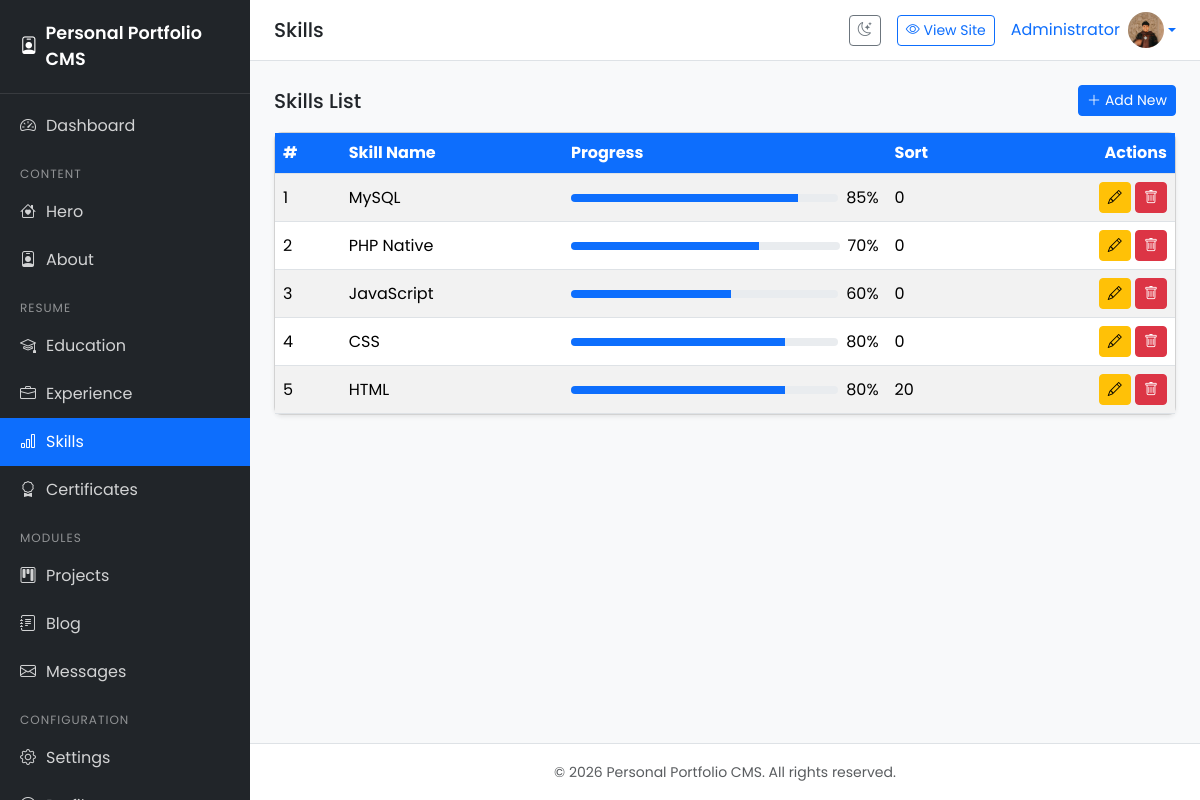
Screenshot of /admin/skills/index.php (signed in) with the database file from the repository.
### tables this page shows
CREATE TABLE `users` (
  `id` bigint(20) UNSIGNED NOT NULL,
  `name` varchar(100) NOT NULL,
  `email` varchar(150) NOT NULL,
  `password` varchar(255) NOT NULL,
  `photo` varchar(255) DEFAULT NULL,
  `created_at` timestamp NOT NULL DEFAULT current_timestamp(),
  `updated_at` timestamp NOT NULL DEFAULT current_timestamp() ON UPDATE current_timestamp()
);

CREATE TABLE `skills` (
  `id` bigint(20) UNSIGNED NOT NULL,
  `name` varchar(150) NOT NULL,
  `percentage` int(11) NOT NULL DEFAULT 0,
  `sort_order` int(11) DEFAULT 0,
  `created_at` timestamp NOT NULL DEFAULT current_timestamp(),
  `updated_at` timestamp NOT NULL DEFAULT current_timestamp() ON UPDATE current_timestamp()
);

### includes/functions.php (called while the page is built, shortened)
<?php
require_once __DIR__ . '/database.php';
function e($value): string
{
    return htmlspecialchars((string) $value, ENT_QUOTES, 'UTF-8');
}
function url(string $path = ''): string
{
    return BASE_URL . '/' . ltrim($path, '/');
}
function currentUser(): ?array
{
    $stmt = db()->prepare('SELECT id, name, email, photo FROM users WHERE id = ? LIMIT 1');
    $stmt->execute([$_SESSION['user_id']]);
    return $stmt->fetch() ?: null;
}

### includes/database.php (called while the page is built, shortened)
<?php
function db(): PDO
{
    static $pdo = null;
    if ($pdo === null) {
        $dsn = 'mysql:host=' . DB_HOST . ';dbname=' . DB_NAME . ';charset=' . DB_CHARSET;
        $options = [
            PDO::ATTR_ERRMODE            => PDO::ERRMODE_EXCEPTION,
            PDO::ATTR_DEFAULT_FETCH_MODE => PDO::FETCH_ASSOC,
            PDO::ATTR_EMULATE_PREPARES   => false,
        ];
        try {
            $pdo = new PDO($dsn, DB_USER, DB_PASS, $options);
        } catch (PDOException $e) {
            error_log('Database connection failed: ' . $e->getMessage());
            http_response_code(500);
            exit('Koneksi database gagal. Silakan periksa konfigurasi.');
        }
    }
    return $pdo;
}

### admin/skills/index.php (the view, shortened to what this page needs)
<?php
$pageTitle = 'Skills';
$activeMenu = 'skills';
$pdo = db();
$items = $pdo->query('SELECT * FROM skills ORDER BY sort_order ASC, id DESC')->fetchAll();
require_once __DIR__ . '/../../includes/header.php';
?>
<div class="d-flex justify-content-between align-items-center mb-3">
    <h5 class="mb-0">Skills List</h5>
    <a href="<?= url('admin/skills/create.php') ?>" class="btn btn-primary btn-sm"><i class="bi bi-plus-lg me-1"></i>Add
        New</a>
</div>
<?php if ($items): ?>
<div class="card">
    <div class="table-responsive">
        <table class="table table-hover table-striped mb-0">
            <thead>
                <tr>
                    <th>#</th>
                    <th>Skill Name</th>
                    <th>Progress</th>
                    <th>Sort</th>
                    <th class="text-end">Actions</th>
                </tr>
            </thead>
            <tbody>
                <?php foreach ($items as $i => $item): ?>
                <tr>
                    <td><?= $i + 1 ?></td>
                    <td><?= e($item['name']) ?></td>
                    <td style="min-width:150px;">
                        <div class="d-flex align-items-center gap-2">
                            <div class="progress flex-grow-1" style="height:8px;">
                                <div class="progress-bar" style="width:<?= (int) $item['percentage'] ?>%"></div>
                            </div>
                            <span><?= (int) $item['percentage'] ?>%</span>
                        </div>
                    </td>
                    <td><?= (int) $item['sort_order'] ?></td>
                    <td class="text-end">
                        <a href="<?= url('admin/skills/edit.php?id=' . $item['id']) ?>" class="btn btn-sm btn-warning"
                            title="Edit"><i class="bi bi-pencil"></i></a>
                        <a href="<?= url('admin/skills/delete.php?id=' . $item['id']) ?>" class="btn btn-sm btn-danger"
                            title="Delete" onclick="return confirm('Apakah Anda yakin ingin menghapus data ini?')"><i
                                class="bi bi-trash"></i></a>
                    </td>
                </tr>
                <?php endforeach; ?>
            </tbody>
        </table>
    </div>
</div>
<?php endif; ?>
<?php require_once __DIR__ . '/../../includes/footer.php'; ?>

### includes/header.php (shortened to what this page needs)
<?php
$pageTitle = $pageTitle ?? 'Dashboard';
$currentUser = currentUser();
?>
<!DOCTYPE html>
<html lang="en" data-bs-theme="light">
<head>
    <link href="https://cdn.jsdelivr.net/npm/bootstrap@5.3.3/dist/css/bootstrap.min.css" rel="stylesheet">
    <link href="https://cdn.jsdelivr.net/npm/bootstrap-icons@1.11.3/font/bootstrap-icons.min.css" rel="stylesheet">
</head>
<body>
    <aside class="sidebar" id="sidebar">
        <div class="brand d-flex align-items-center gap-2">
            <i class="bi bi-person-badge"></i>
            <span><?= e(APP_NAME) ?></span>
        </div>
        <nav class="nav flex-column mt-2">
            <a class="nav-link <?= ($activeMenu ?? '') === 'dashboard' ? 'active' : '' ?>"
                href="<?= url('admin/dashboard.php') ?>">
                <i class="bi bi-speedometer2"></i> Dashboard
            </a>
            <div class="nav-section">Content</div>
            <a class="nav-link <?= ($activeMenu ?? '') === 'hero' ? 'active' : '' ?>"
                href="<?= url('admin/hero/index.php') ?>">
                <i class="bi bi-house-heart"></i> Hero
            </a>
            <a class="nav-link <?= ($activeMenu ?? '') === 'about' ? 'active' : '' ?>"
                href="<?= url('admin/about/index.php') ?>">
                <i class="bi bi-person-badge"></i> About
            </a>
            <div class="nav-section">Resume</div>
            <a class="nav-link <?= ($activeMenu ?? '') === 'education' ? 'active' : '' ?>"
                href="<?= url('admin/education/index.php') ?>">
                <i class="bi bi-mortarboard"></i> Education
            </a>
            <a class="nav-link <?= ($activeMenu ?? '') === 'experience' ? 'active' : '' ?>"
                href="<?= url('admin/experience/index.php') ?>">
                <i class="bi bi-briefcase"></i> Experience
            </a>
            <a class="nav-link <?= ($activeMenu ?? '') === 'skills' ? 'active' : '' ?>"
                href="<?= url('admin/skills/index.php') ?>">
                <i class="bi bi-bar-chart"></i> Skills
            </a>
            <a class="nav-link <?= ($activeMenu ?? '') === 'certificates' ? 'active' : '' ?>"
                href="<?= url('admin/certificates/index.php') ?>">
                <i class="bi bi-award"></i> Certificates
            </a>
            <div class="nav-section">Modules</div>
            <a class="nav-link <?= ($activeMenu ?? '') === 'projects' ? 'active' : '' ?>"
                href="<?= url('admin/projects/index.php') ?>">
                <i class="bi bi-kanban"></i> Projects
            </a>
            <a class="nav-link <?= ($activeMenu ?? '') === 'blog' ? 'active' : '' ?>"
                href="<?= url('admin/blog/index.php') ?>">
                <i class="bi bi-journal-text"></i> Blog
            </a>
            <a class="nav-link <?= ($activeMenu ?? '') === 'messages' ? 'active' : '' ?>"
                href="<?= url('admin/messages/index.php') ?>">
                <i class="bi bi-envelope"></i> Messages
            </a>
            <div class="nav-section">Configuration</div>
            <a class="nav-link <?= ($activeMenu ?? '') === 'settings' ? 'active' : '' ?>"
                href="<?= url('admin/settings/index.php') ?>">
                <i class="bi bi-gear"></i> Settings
            </a>
            <a class="nav-link <?= ($activeMenu ?? '') === 'profile' ? 'active' : '' ?>"
                href="<?= url('admin/profile/index.php') ?>">
                <i class="bi bi-person-circle"></i> Profile
            </a>
        </nav>
    </aside>
    <div class="main-content">
        <div class="topbar">
            <h5 class="mb-0"><?= e($pageTitle) ?></h5>
            <div class="d-flex align-items-center gap-3">
                <button class="btn btn-outline-secondary btn-sm dark-mode-toggle" id="darkModeToggle"
                    title="Toggle Dark Mode">
                    <i class="bi bi-moon-stars"></i>
                </button>
                <a href="<?= url('') ?>" class="btn btn-outline-primary btn-sm" target="_blank">
                    <i class="bi bi-eye"></i> View Site
                </a>
                <div class="dropdown">
                    <a href="#" class="d-flex align-items-center text-decoration-none dropdown-toggle"
                        data-bs-toggle="dropdown">
                        <span class="me-2"><?= e($currentUser['name'] ?? 'Admin') ?></span>
                        <img src="<?= $currentUser['photo'] ? url('uploads/profile/' . $currentUser['photo']) : 'https://ui-avatars.com/api/?name=' . urlencode($currentUser['name'] ?? 'A') . '&background=0d6efd&color=fff' ?>"
                            alt="Profile" class="rounded-circle" style="width:36px;height:36px;object-fit:cover;">
                    </a>
                </div>
            </div>
        </div>
        <div class="content">

### includes/header.php (style rules this page uses)
body { font-family: 'Poppins', sans-serif; background: #f8f9fa; }
.sidebar { width: 250px; min-height: 100vh; background: #212529; color: #fff; position: fixed; top: 0; left: 0; z-index: 1000; transition: transform .3s ease; }
.sidebar .brand { padding: 20px; font-weight: 600; font-size: 1.1rem; border-bottom: 1px solid rgba(255, 255, 255, .1); }
.sidebar .nav-link { color: rgba(255, 255, 255, .8); padding: 12px 20px; border-radius: 0; display: flex; align-items: center; gap: 10px; }
.sidebar .nav-link.active { background: #0d6efd; color: #fff; }
.sidebar .nav-section { padding: 15px 20px 5px; font-size: .75rem; text-transform: uppercase; letter-spacing: 1px; color: rgba(255, 255, 255, .5); }
.main-content { margin-left: 250px; flex: 1; display: flex; flex-direction: column; min-height: 100vh; }
.topbar { background: #fff; padding: 12px 24px; border-bottom: 1px solid #dee2e6; display: flex; align-items: center; justify-content: space-between; position: sticky; top: 0; z-index: 999; }
.content { padding: 24px; flex: 1; }
.card { border-radius: .5rem; box-shadow: 0 .125rem .25rem rgba(0, 0, 0, .075); }
.table thead th { background: #0d6efd; color: #fff; white-space: nowrap; }
.table { vertical-align: middle; }
.dark-mode-toggle { cursor: pointer; }

### rows the page displays
users: name "Administrator", photo (picture)
skills: name "MySQL", percentage "85", sort_order "0"
skills: name "PHP Native", percentage "70", sort_order "0"
skills: name "JavaScript", percentage "60", sort_order "0"
skills: name "CSS", percentage "80", sort_order "0"
skills: name "HTML", percentage "80", sort_order "20"

### other values shown
APP_NAME "Personal Portfolio CMS"
$pageTitle "Skills"
